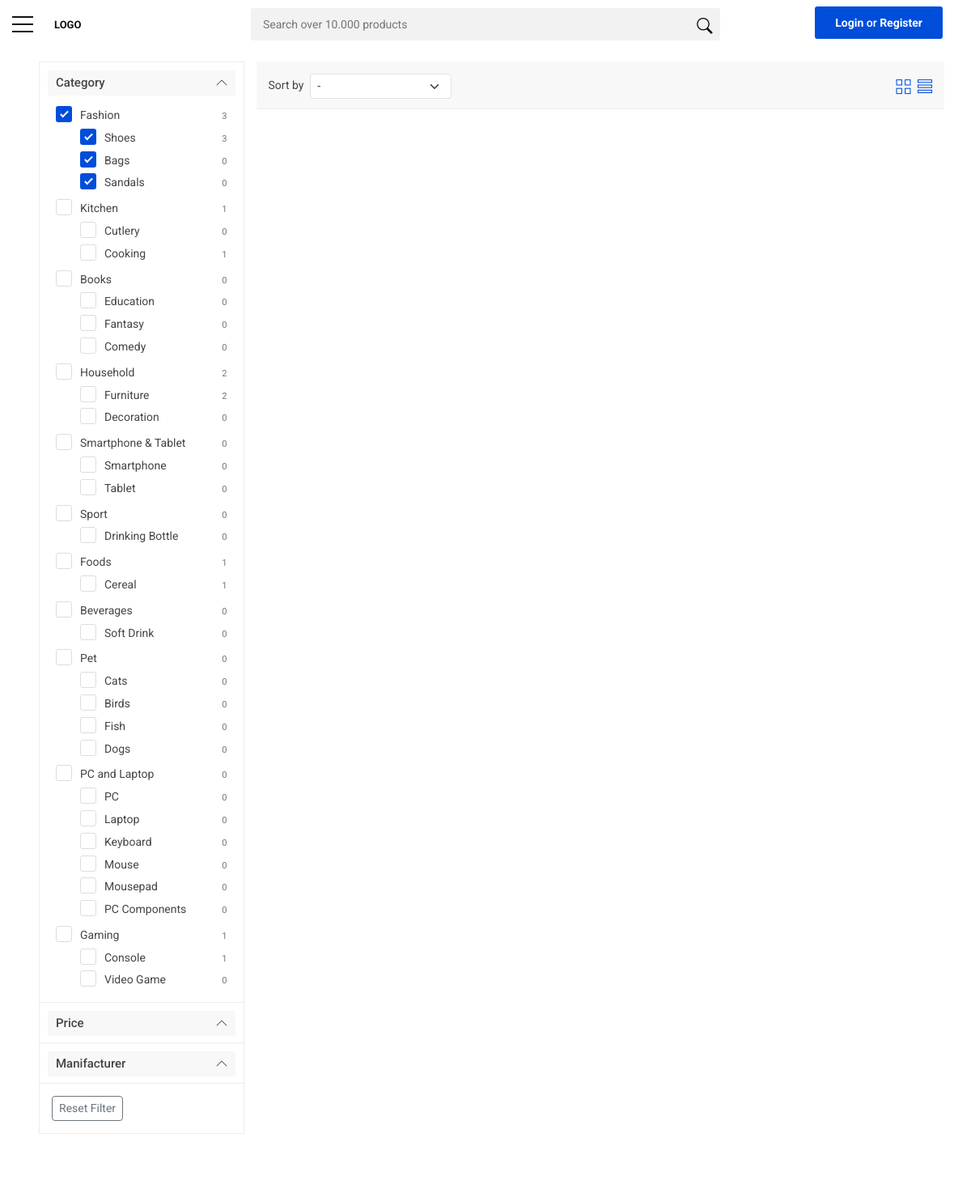
/index.php?page=list&view=list&category_id=3, run on an earlier commit of the app's database.
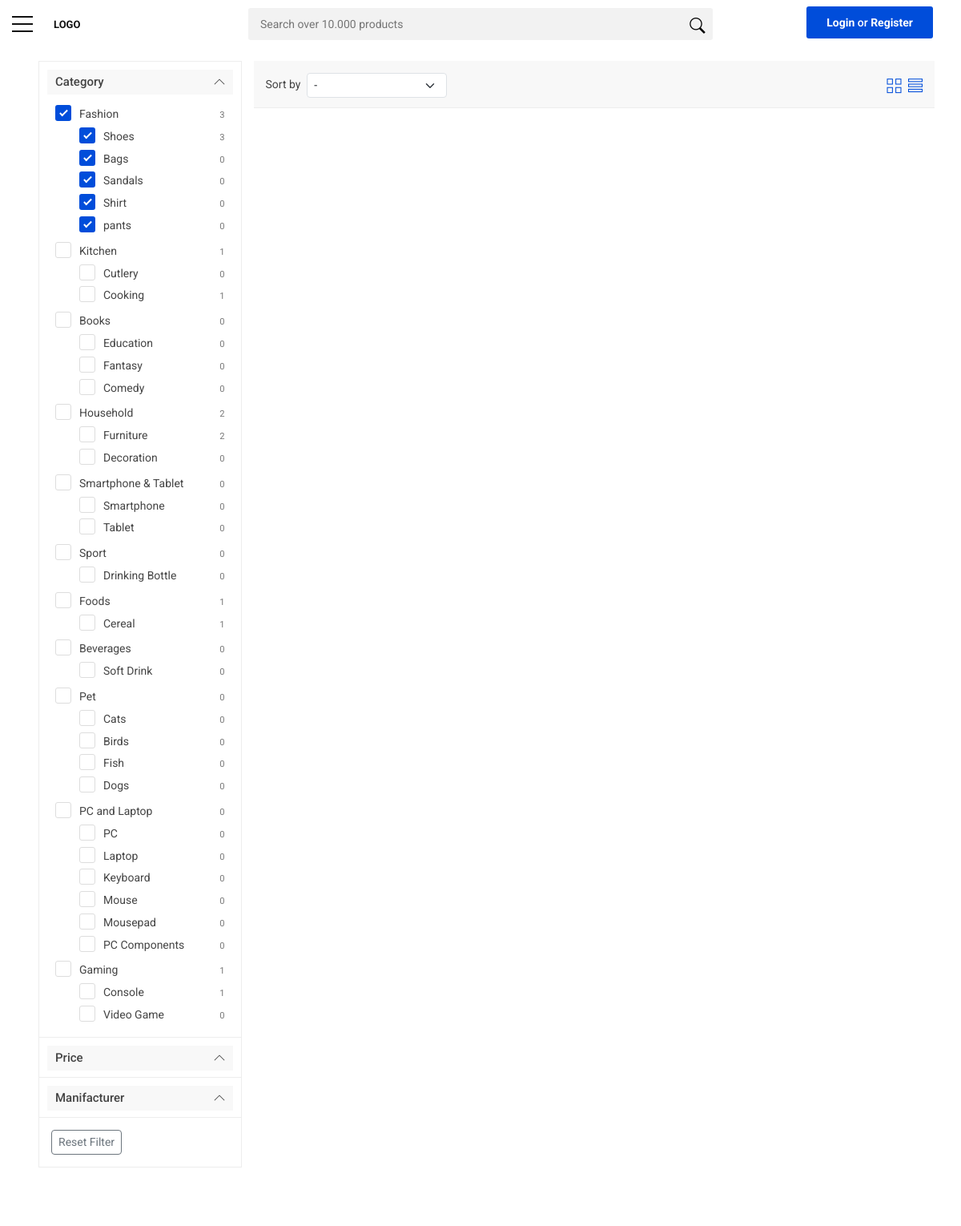
And on a later commit of the database.
### tables this page shows
CREATE TABLE `category` (
  `category_id` int(11) NOT NULL,
  `category_name` varchar(100) NOT NULL
);

CREATE TABLE `subcategory` (
  `subcategory_id` int(11) NOT NULL,
  `subcategory_name` varchar(100) NOT NULL,
  `category_id` int(11) NOT NULL
);

### config/connect.php (called while the page is built, shortened)
<?php
$severname = '127.0.0.1';
$username = 'root';
$password = '';
$dbname = 'online_shop';
$connect = mysqli_connect($severname, $username, $password, $dbname);
function get($table, $condition = '', $select = '*')
{
    global $connect;
    $query = "SELECT " . $select . " FROM " . $table . " " . $condition;
    $result = mysqli_query($connect, $query);
    return $result;
}

### index.php (the view, shortened to what the rows shown need)
<?php
include_once 'config/connect.php';
?>
<!DOCTYPE html>
<html lang="en">
<head>
	<link href="https://cdn.jsdelivr.net/npm/bootstrap@5.3.0/dist/css/bootstrap.min.css" rel="stylesheet">
	<link href="css/bootstrap.custom.min.css" rel="stylesheet">
	<link href="css/style.css" rel="stylesheet">
	<link href="css/home_1.css" rel="stylesheet">
	<link href="css/custom.css" rel="stylesheet">
</head>
<body>
	<div id="page">
												<?php
												$result = get('category');
												foreach ($result as $data) :
													$category_id = $data['category_id'];
												?>
														<?php
														$result = get('subcategory', 'WHERE category_id=' . $category_id);
														?>
												<?php
												endforeach
												?>
		<?php include 'config/page.php' ?>
	</div>
</body>
</html>

### page/list.php (shortened to what the rows shown need)
<!DOCTYPE html>
<html lang="en">
<head>
	<link href="css/bootstrap.custom.min.css" rel="stylesheet">
	<link href="css/style.css" rel="stylesheet">
	<link href="css/listing.css" rel="stylesheet">
	<link href="css/custom.css" rel="stylesheet">
</head>
<body>
	<main>
		<div class="container-fluid px-5">
			<div class="row">
				<aside class="col-lg-3 mt-3 mb-5" id="sidebar_fixed">
					<div class="filter_col">
						<div class="filter_type version_2">
							<div class="collapse show" id="filter_1">
								<ul>
									<?php
									$result = get('category');
									foreach ($result as $data) :
										$category_id = $data['category_id'];
										$category_name = $data['category_name'];
									?>
										<li class="category-group">
											<label class="container_check"><?= $category_name ?>
												<?php
												$result = get('product', 'WHERE category_id="' . $category_id . '"', 'count(*)');
												$data = mysqli_fetch_assoc($result);
												$category_count = $data['count(*)'];
												?>
												<small><?= $category_count ?></small>
												<span class="checkmark"></span>
												<?php
												$result = get('subcategory', 'WHERE category_id=' . $category_id);
												foreach ($result as $data) :
													$subcategory_id = $data['subcategory_id'];
													$subcategory_name = $data['subcategory_name'];
												?>
													<ul class="m-0 p-0 pt-1 subcategory-group">
														<li>
															<label class="container_check m-0"><?= $subcategory_name ?>
																<?php
																$result = get('product', 'WHERE subcategory_id="' . $subcategory_id . '"', 'count(*)');
																$data = mysqli_fetch_assoc($result);
																$subcategory_count = $data['count(*)'];
																?>
																<small><?= $subcategory_count ?></small>
																<span class="checkmark"></span>
														</li>
													</ul>
												<?php endforeach ?>
											</label>
										</li>
									<?php endforeach ?>
								</ul>
							</div>
						</div>
					</div>
				</aside>
			</div>
		</div>
	</main>
</body>

What changed in the data, as far as the page shows it:
added subcategory: subcategory_name "Shirt", subcategory_count "0", shown under category "Fashion"
added subcategory: subcategory_name "pants", subcategory_count "0", shown under category "Fashion"
